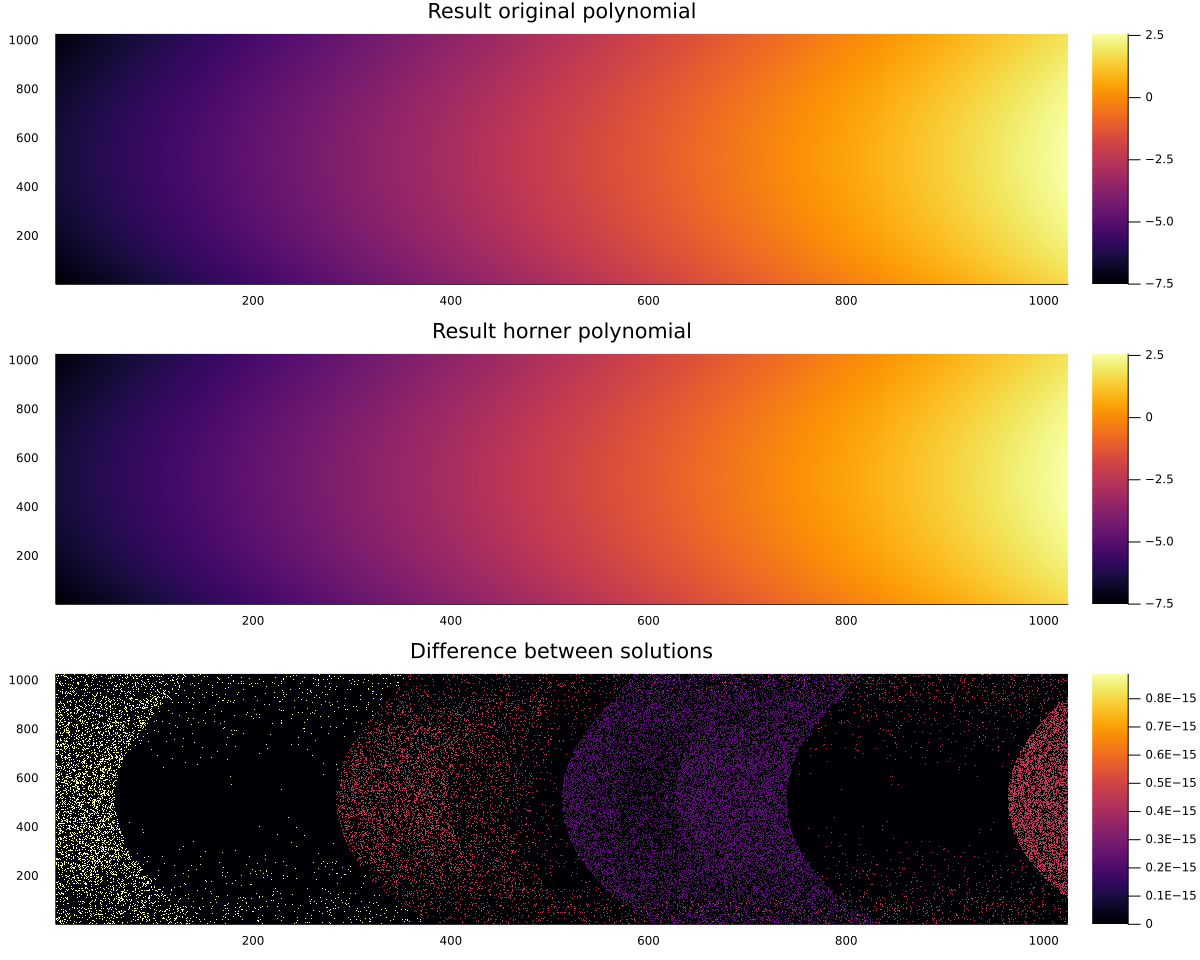

Generate this figure with Julia:
using Plots

# original polynomial
function f(x::Float64, y::Float64)::Float64
    12 *x^7 + 2 *x^4 *y^6 + x^3 *y^4 + x^2 *(-3 - 7 *y^4) -2 + 9* y + 2 *y^5
end

# polynomial after applying Horner's scheme
function h(x::Float64, y::Float64)::Float64
    # 4c 
    y * (2 * y^4 + 9) +x^2 * ((12 * x^5 - 3) + y^4 * (x * (2 * x * y^2 + 1) -7)) -2
end

function evaluateFunction(N::Int, fun::Function)::Matrix{Float64}
    X = zeros(N, N);
    for i = 1:N
        for j = 1:N
            x = Float64(i)/N - 0.5
            y = Float64(j)/N - 0.5
            X[i,j] = fun(x, y)
        end
    end
    X;
end

function measureTime(runs::Int, N::Int, fun::Function)::Float64
    time = Float64(0.0);
    for i = 1:runs
        time = @elapsed evaluateFunction(N, fun);
    end
    time /= runs;
end

N = 1024
number_runs = 3

avg_runtime_f = measureTime(number_runs, N, f)
println("Original polynomial: Average runtime over ", number_runs, " runs = ", avg_runtime_f)
avg_runtime_h = measureTime(number_runs, N, h)
println("Horner polynomial: Average runtime over ", number_runs, " runs = ", avg_runtime_h)

avg_speedup = 22/34
println("Average speedup of function transformed with horner scheme = ", avg_speedup)

# execute function, store result in X and store elapsed time
Xf = evaluateFunction( N, f )
Xh = evaluateFunction( N, h )

# create heat map
plt1 = heatmap( Xf, show_axis=true, title="Result original polynomial")
plt2 = heatmap( Xh, show_axis=true, title="Result horner polynomial")

# compute absolute difference
abs_diff = abs.(Xh .- Xf)
abs_max = maximum(abs_diff)
println("Maximum absolute difference between solutions = ", abs_max)

# create absolute difference plot
plt3 = heatmap(abs_diff, title="Difference between solutions")

p = plot(plt1, plt2, plt3, layout=(3, 1))
plot!(size=(1200, 960))
savefig(p, "bonus.png")
